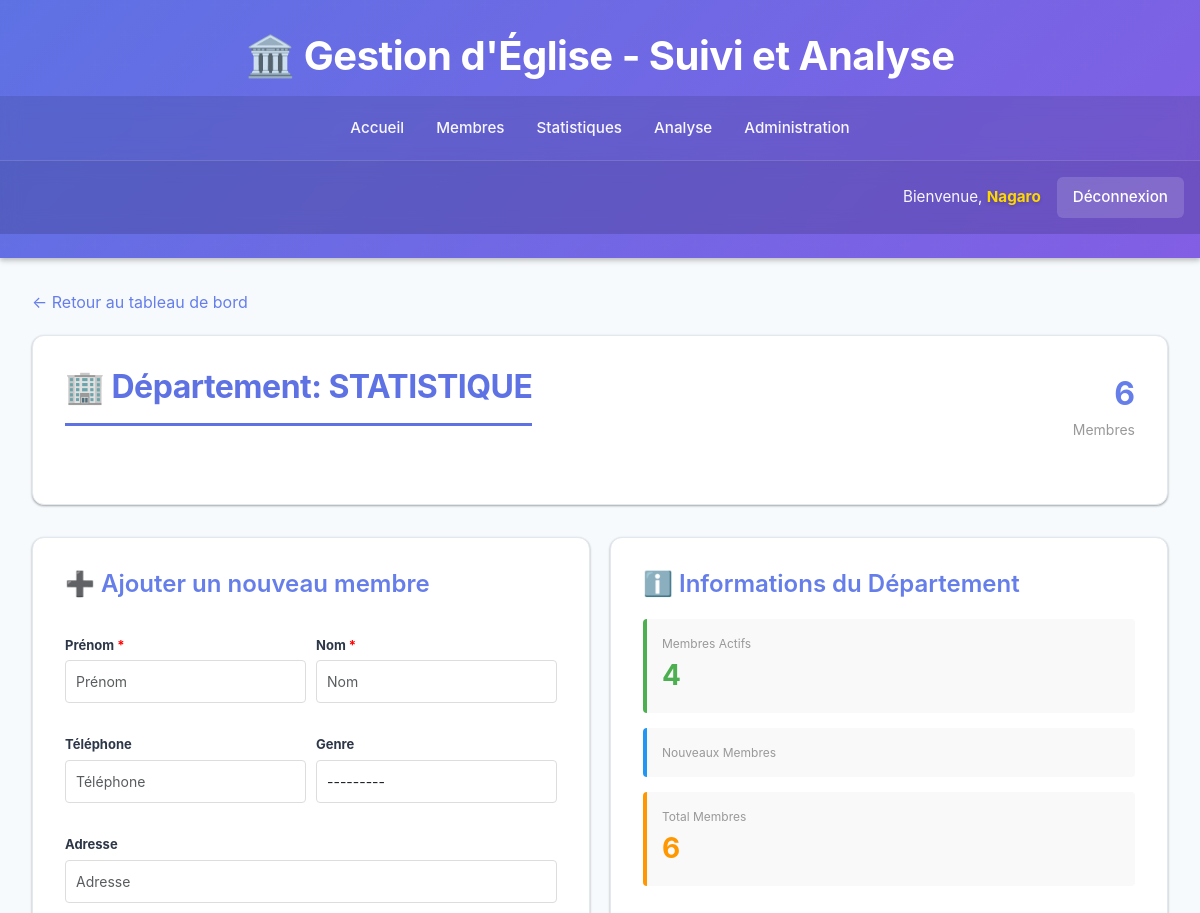
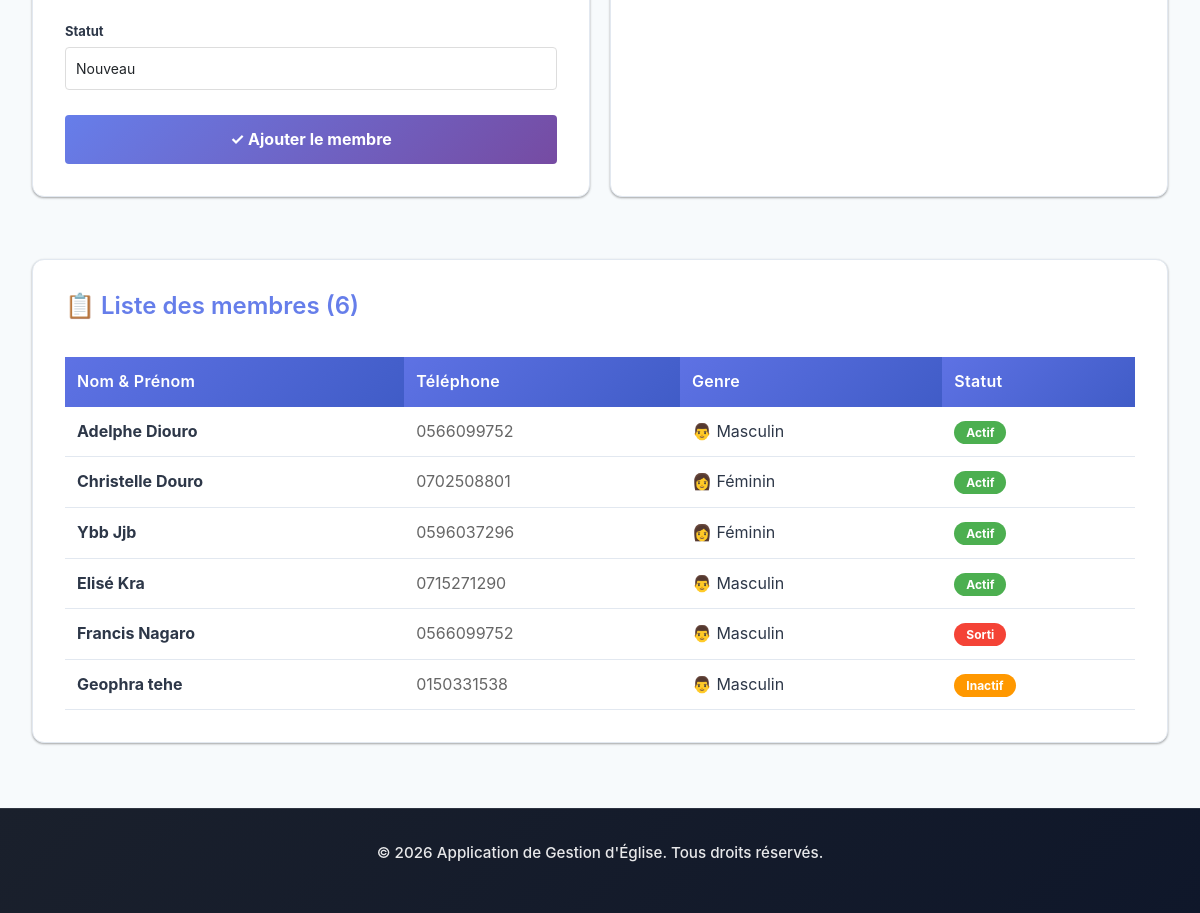
The app's page /departement/1/membres/ (signed in) with its own data (2 pictures, top to bottom).
### eglise/models.py (models this page shows, shortened)
class Departement(models.Model):
    nom = models.CharField(max_length=100, unique=True)
    description = models.TextField(blank=True, null=True)
    responsable = models.CharField(max_length=100, blank=True, null=True)
    date_creation = models.DateTimeField(auto_now_add=True)
    class Meta:
        ordering = ['nom']

class Membre(models.Model):
    STATUT_CHOICES = (
        ('nouveau', 'Nouveau'),
        ('actif', 'Actif'),
        ('sorti', 'Sorti'),
        ('inactif', 'Inactif'),
    )
    GENRE_CHOICES = (
        ('M', 'Masculin'),
        ('F', 'Féminin'),
    )
    nom = models.CharField(max_length=100)
    prenom = models.CharField(max_length=100)
    email = models.EmailField(blank=True, null=True)
    telephone = models.CharField(max_length=20, blank=True, null=True)
    adresse = models.CharField(max_length=255, blank=True, null=True)
    genre = models.CharField(max_length=1, choices=GENRE_CHOICES, blank=True)
    date_naissance = models.DateField(blank=True, null=True)
    photo = models.ImageField(upload_to='membres_photos/', blank=True, null=True)
    tribu = models.ForeignKey(Tribu, on_delete=models.SET_NULL, null=True, blank=True)
    departement = models.ForeignKey(Departement, on_delete=models.SET_NULL, null=True, blank=True)
    statut = models.CharField(max_length=20, choices=STATUT_CHOICES, default='nouveau')
    date_adhesion = models.DateField(default=timezone.now)
    date_depart = models.DateField(blank=True, null=True)
    notes = models.TextField(blank=True, null=True)
    date_creation = models.DateTimeField(auto_now_add=True)
    date_modification = models.DateTimeField(auto_now=True)
    class Meta:
        ordering = ['nom', 'prenom']
    def nom_complet(self):
        return f"{self.prenom} {self.nom}"

### eglise/views.py (the view, shortened to what this page needs)
# urls.py: path('departement/<int:departement_id>/membres/', views.DepartementMembreListView.as_view(), name='departement_membres'),
class DepartementMembreListView(ProtectedDataAccessMixin, TemplateView):
    template_name = 'eglise/departement_membres.html'
    def get(self, request, departement_id):
        try:
            departement = Departement.objects.get(id=departement_id)
        except Departement.DoesNotExist:
            return redirect('eglise:dashboard')
        user = request.user
        if not user.is_superuser:
            try:
                if user.profile.role == 'responsable' and user.profile.departement_id != departement_id:
                    return redirect('eglise:dashboard')
            except:
                return redirect('eglise:dashboard')
        membres = Membre.objects.filter(departement=departement).order_by('nom', 'prenom')
        context = {
            'departement': departement,
            'membres': membres,
            'form': MembreForm(),
        }
        return render(request, self.template_name, context)

### eglise/mixins.py (called while the page is built, shortened)
    def dispatch(self, request, *args, **kwargs):
        if not request.user.is_authenticated:
            return redirect('eglise:login')
        if request.user.is_superuser:
            return super().dispatch(request, *args, **kwargs)

### eglise/templates/eglise/departement_membres.html (shortened to what this page needs)
{% extends 'eglise/base.html' %}
{% block content %}
<div style="margin-bottom: 20px;">
    <a href="{% url 'eglise:dashboard' %}" style="color: #667eea; text-decoration: none;">← Retour au tableau de bord</a>
</div>
<div class="card">
    <div style="display: flex; justify-content: space-between; align-items: center; margin-bottom: 30px;">
        <div>
            <h2 style="margin: 0;">🏢 Département: {{ departement.nom }}</h2>
        </div>
        <div style="text-align: right;">
            <div style="font-size: 32px; font-weight: bold; color: #667eea;">{{ membres.count }}</div>
            <div style="color: #999; font-size: 14px;">Membres</div>
        </div>
    </div>
</div>
<div style="display: grid; grid-template-columns: 1fr 1fr; gap: 20px; margin-bottom: 30px;">
    <div class="card">
        <h3 style="color: #667eea; margin-bottom: 20px;">➕ Ajouter un nouveau membre</h3>
        <form method="post" style="display: grid; gap: 15px;">
            <div style="display: grid; grid-template-columns: 1fr 1fr; gap: 10px;">
                <div>
                    <label style="display: block; font-weight: bold; margin-bottom: 5px; font-size: 13px;">Prénom <span style="color: red;">*</span></label>
                    {{ form.prenom }}
                </div>
                <div>
                    <label style="display: block; font-weight: bold; margin-bottom: 5px; font-size: 13px;">Nom <span style="color: red;">*</span></label>
                    {{ form.nom }}
                </div>
            </div>
            <div style="display: grid; grid-template-columns: 1fr 1fr; gap: 10px;">
                <div>
                    <label style="display: block; font-weight: bold; margin-bottom: 5px; font-size: 13px;">Téléphone</label>
                    {{ form.telephone }}
                </div>
                <div>
                    <label style="display: block; font-weight: bold; margin-bottom: 5px; font-size: 13px;">Genre</label>
                    {{ form.genre }}
                </div>
            </div>
            <div>
                <label style="display: block; font-weight: bold; margin-bottom: 5px; font-size: 13px;">Adresse</label>
                {{ form.adresse }}
            </div>
            <div>
                <label style="display: block; font-weight: bold; margin-bottom: 5px; font-size: 13px;">Statut</label>
                {{ form.statut }}
            </div>
            <button type="submit" style="padding: 12px 24px; background: linear-gradient(135deg, #667eea 0%, #764ba2 100%); color: white; border: none; border-radius: 4px; cursor: pointer; font-size: 16px; font-weight: bold; margin-top: 10px;">
                ✓ Ajouter le membre
            </button>
        </form>
    </div>
    <div class="card">
        <h3 style="color: #667eea; margin-bottom: 20px;">ℹ️ Informations du Département</h3>
        <div style="display: grid; gap: 15px;">
            <div style="background: #f9f9f9; padding: 15px; border-radius: 4px; border-left: 4px solid #4caf50;">
                <div style="font-size: 12px; color: #999;">Membres Actifs</div>
                <div style="font-size: 28px; font-weight: bold; color: #4caf50;">
                    {% regroup membres by statut as grouped %}
                    {% for group in grouped %}{% if group.grouper == 'actif' %}{{ group.list|length }}{% endif %}{% endfor %}
                </div>
            </div>
            <div style="background: #f9f9f9; padding: 15px; border-radius: 4px; border-left: 4px solid #2196f3;">
                <div style="font-size: 12px; color: #999;">Nouveaux Membres</div>
                    {% regroup membres by statut as grouped %}
            </div>
            <div style="background: #f9f9f9; padding: 15px; border-radius: 4px; border-left: 4px solid #ff9800;">
                <div style="font-size: 12px; color: #999;">Total Membres</div>
                <div style="font-size: 28px; font-weight: bold; color: #ff9800;">{{ membres.count }}</div>
            </div>
        </div>
    </div>
</div>
<div class="card">
    <h3 style="color: #667eea; margin-bottom: 20px;">📋 Liste des membres ({{ membres.count }})</h3>
    {% if membres %}
    <div style="overflow-x: auto;">
        <table style="width: 100%; border-collapse: collapse;">
            <thead>
                <tr style="background-color: #667eea; color: white;">
                    <th style="padding: 12px; text-align: left;">Nom & Prénom</th>
                    <th style="padding: 12px; text-align: left;">Téléphone</th>
                    <th style="padding: 12px; text-align: left;">Genre</th>
                    <th style="padding: 12px; text-align: left;">Statut</th>
                </tr>
            </thead>
            <tbody>
                {% for membre in membres %}
                <tr style="border-bottom: 1px solid #ddd;">
                    <td style="padding: 12px;"><strong>{{ membre.nom_complet }}</strong></td>
                    <td style="padding: 12px; color: #666;">{{ membre.telephone|default:"—" }}</td>
                    <td style="padding: 12px;">
                        {% if membre.genre == 'M' %}👨 Masculin
                        {% elif membre.genre == 'F' %}👩 Féminin
                        {% else %}—{% endif %}
                    </td>
                    <td style="padding: 12px;">
                        <span style="padding: 4px 12px; border-radius: 20px; font-size: 12px; font-weight: bold;
                            {% if membre.statut == 'actif' %}background-color: #4caf50; color: white;
                            {% elif membre.statut == 'nouveau' %}background-color: #2196f3; color: white;
                            {% elif membre.statut == 'inactif' %}background-color: #ff9800; color: white;
                            {% elif membre.statut == 'sorti' %}background-color: #f44336; color: white;{% endif %}">
                            {{ membre.get_statut_display }}
                        </span>
                    </td>
                </tr>
                {% endfor %}
            </tbody>
        </table>
    </div>
    {% else %}
    <div style="text-align: center; padding: 60px 20px; background: #f9f9f9; border-radius: 8px;">
        <div style="font-size: 48px; margin-bottom: 10px;">👥</div>
        <p style="color: #999;">Aucun membre dans ce département</p>
    </div>
    {% endif %}
</div>
{% endblock %}

### eglise/templates/eglise/base.html (shortened to what this page needs)
<!DOCTYPE html>
<html lang="fr">
<head>
    <link href="https://cdn.jsdelivr.net/npm/bootstrap@5.3.0/dist/css/bootstrap.min.css" rel="stylesheet">
    <link rel="stylesheet" href="https://cdnjs.cloudflare.com/ajax/libs/font-awesome/6.4.0/css/all.min.css">
</head>
<body>
    <header>
        <h1>🏛️ Gestion d'Église - Suivi et Analyse</h1>
        <nav>
            {% if user.is_authenticated %}
                <a href="{% url 'eglise:dashboard' %}">Accueil</a>
                <a href="{% url 'eglise:membre_list' %}">Membres</a>
                <a href="{% url 'eglise:statistiques' %}">Statistiques</a>
                <a href="{% url 'eglise:analyse' %}">Analyse</a>
                <a href="{% url 'admin:index' %}">Administration</a>
            {% else %}
                <a href="{% url 'eglise:login' %}">Connexion</a>
                <a href="{% url 'eglise:category-select' %}">Inscription</a>
            {% endif %}
        </nav>
        {% if user.is_authenticated %}
            <div class="user-info">
                <span>Bienvenue, <span class="user-name">{{ user.get_full_name|default:user.username }}</span></span>
                <a href="{% url 'eglise:logout' %}">Déconnexion</a>
            </div>
        {% endif %}
    </header>
    <div class="container">
        {% block content %}{% endblock %}
    </div>
    <footer>
        <p>&copy; 2026 Application de Gestion d'Église. Tous droits réservés.</p>
    </footer>
</body>
</html>

### eglise/templates/eglise/departement_membres.html (style rules this page uses)
.form-control { width: 100%; padding: 10px; border: 1px solid #ddd; border-radius: 4px; font-size: 14px; font-family: inherit; }

### records on screen
Departement: nom "STATISTIQUE"
Membre: nom_complet "Adelphe Diouro", telephone "0566099752", genre "👨 Masculin", statut "Actif"
Membre: nom_complet "Christelle Douro", telephone "0702508801", genre "👩 Féminin", statut "Actif"
Membre: nom_complet "Ybb Jjb", telephone "0596037296", genre "👩 Féminin", statut "Actif"
Membre: nom_complet "Elisé Kra", telephone "0715271290", genre "👨 Masculin", statut "Actif"
Membre: nom_complet "Francis Nagaro", telephone "0566099752", genre "👨 Masculin", statut "Sorti"
Membre: nom_complet "Geophra tehe", telephone "0150331538", genre "👨 Masculin", statut "Inactif"

### other values on screen
{{ user.get_full_name|default:user.username }} "Nagaro"
{{ membres.count }} "6"
{{ group.list|length }} "4"
